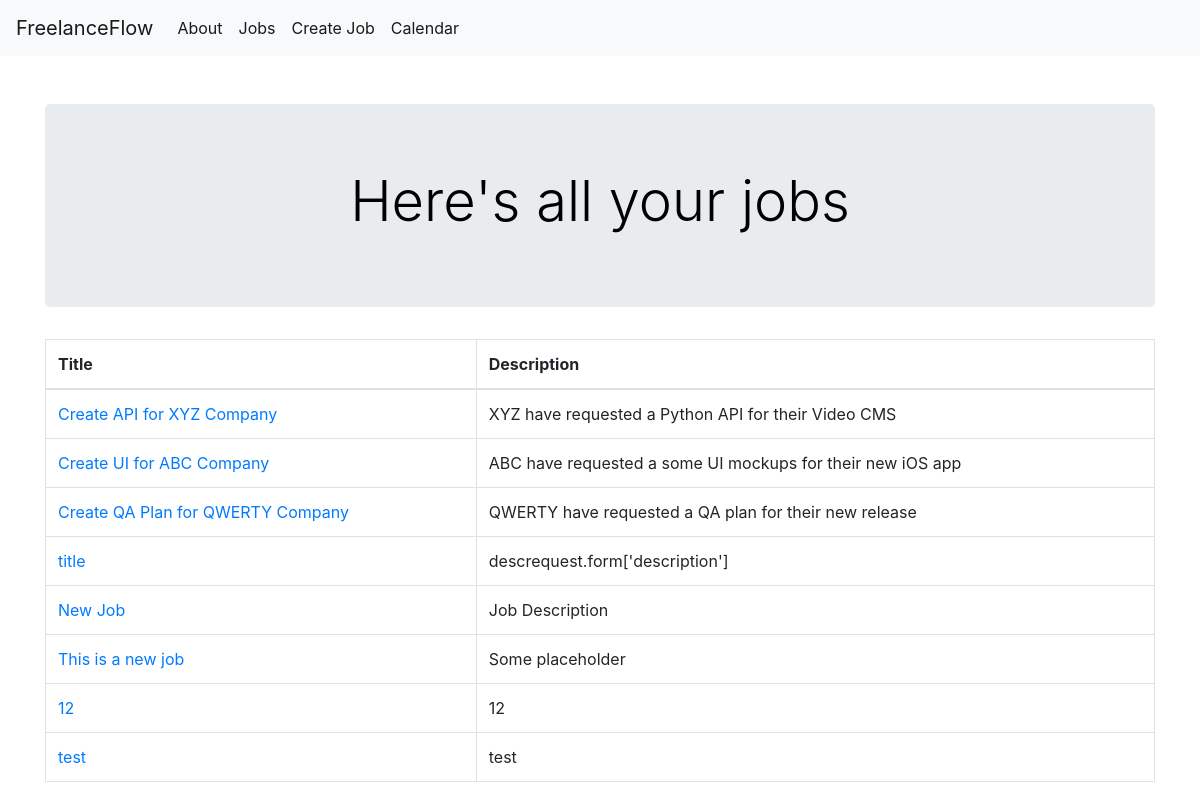
/jobs, run on an earlier commit of the app's database.
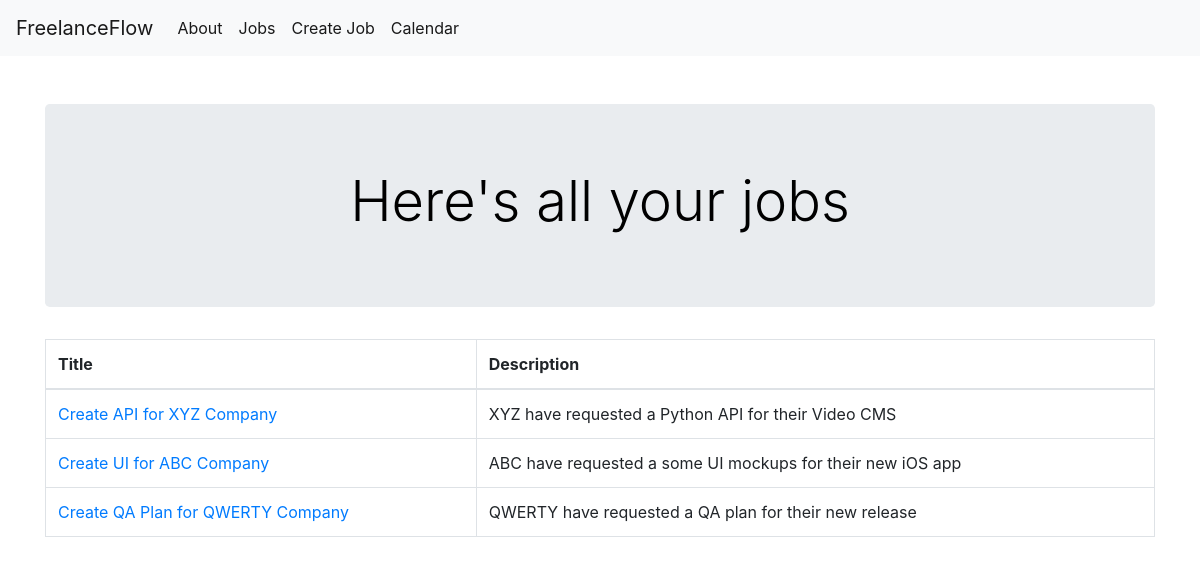
And on a later commit of the database.
### tables this page shows
CREATE TABLE Jobs (
    jobid INTEGER PRIMARY KEY AUTOINCREMENT,
    title TEXT NOT NULL,
    description TEXT NOT NULL,
    datecreated TEXT NOT NULL,
    deadline TEXT NOT NULL,
    status TEXT NOT NULL,
    quotation REAL NOT NULL
);

### application.py (the view)
@app.route('/jobs')
def jobs():
    conn = database_connection()
    Jobs = conn.execute('SELECT * FROM Jobs').fetchall()
    conn.close()
    return render_template('jobs.html', Jobs=Jobs)

### application.py (called while the page is built)
def database_connection():
    conn = sqlite3.connect('freelanceflow.db')
    conn.row_factory = sqlite3.Row
    return conn

### templates/jobs.html (shortened to what this page needs)
{% extends 'base.html' %}
{% block jumbotron_title %} Here's all your jobs {% endblock %}
{% block content %}
    <div class="container">
        <table class="table table-bordered table-hover">
            <thead>
                <tr>
                    <th>Title</th>
                    <th>Description</th>
                </tr>
            </thead>
            <tbody>
                {% for Job in Jobs %}
                    <tr>
                        <td><a href="{{ url_for('job', job_id=Job['jobid']) }}">{{ Job['title'] }}</a></td>
                        <td>{{ Job['description'] }}</td>
                    </tr>
                {% endfor %}
            </tbody>
        </table>
    </div>
{% endblock %}

### templates/base.html (shortened to what this page needs)
<!doctype html>
<html lang="en">
  <head>
    <link rel="stylesheet" href="https://cdn.jsdelivr.net/npm/bootstrap@4.4.1/dist/css/bootstrap.min.css">
    <link rel="stylesheet" href="../static/css/style.css">
  </head>
  <body>
    <nav class="navbar navbar-expand-md navbar-light bg-light">
        <a class="navbar-brand" href="{{ url_for('index')}}">FreelanceFlow</a>
        <div class="collapse navbar-collapse" id="navbarNav">
            <ul class="navbar-nav">
              <li class="nav-item active">
                  <a class="nav-link" href="{{ url_for('about')}}">About</a>
              </li>
              <li class="nav-item active">
                <a class="nav-link" href="{{ url_for('jobs')}}">Jobs</a>
              </li>
              <li class="nav-item active">
                <a class="nav-link" href="{{ url_for('createjob')}}">Create Job</a>
              </li>
              <li class="nav-item active">
                <a class="nav-link" href="{{ url_for('calendar')}}">Calendar</a>
              </li>
            </ul>
        </div>
    </nav>
      <div class="content">
        <div class="container mt-5">
          <div class="jumbotron text-center">
              <h1 class="display-4">{% block jumbotron_title %}{% endblock %}</h1>
          </div>
      </div>
      {% block content %} {% endblock %}
    </div>
  </body>
</html>

### static/css/style.css (style rules this page uses)
h1 { color: rgb(0, 0, 0); text-align: center; }

What changed in the data, as far as the page shows it:
removed Jobs: title "title", description "descrequest.form['description']"
removed Jobs: title "New Job", description "Job Description"
removed Jobs: title "This is a new job", description "Some placeholder"
removed Jobs: title "12", description "12"
removed Jobs: title "test", description "test"
